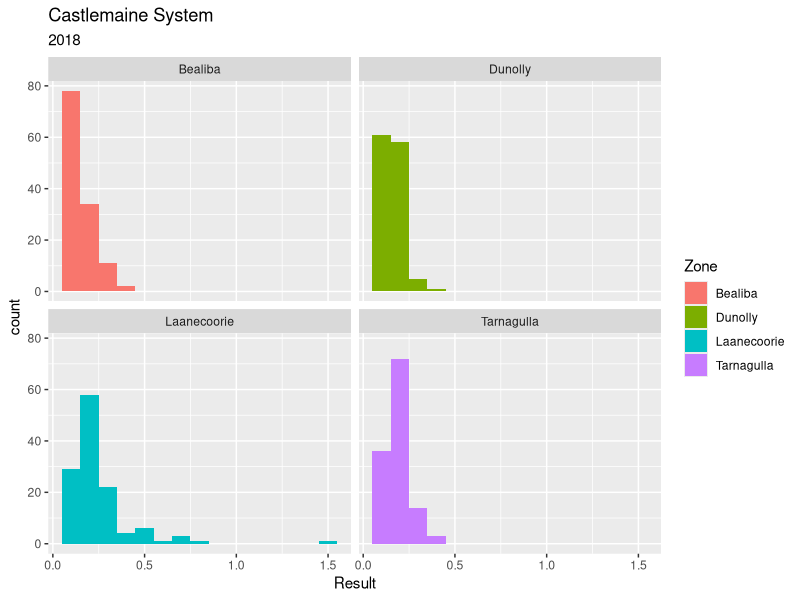
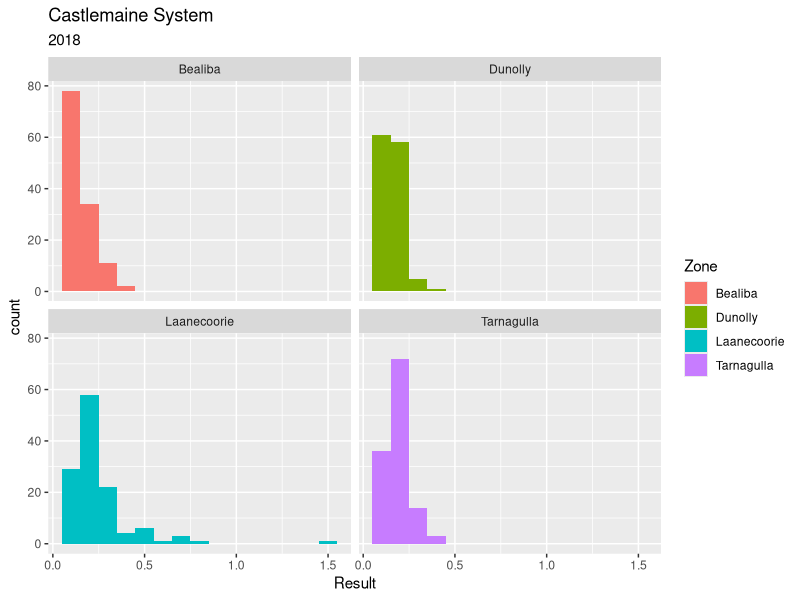

Source code (R) for these figures, in order:
## Session 1 assignments

## Tidyverse
library(tidyverse)
turbidity <- read_csv("session1/turbidity_laanecoorie.csv")

ggplot(turbidity, aes(Result, fill = Zone)) +
    geom_histogram(binwidth = 0.1) +
    facet_wrap(~Zone) +
    labs(title = "Castlemaine System",
         subtitle = "2018")
ggsave("manuscript/images/turbidity-distribution.png")
